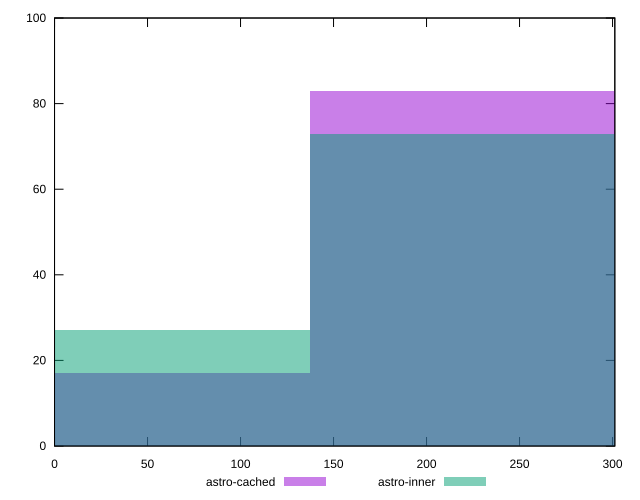

gnuplot code for this plot:
reset

$astroCached <<EOF
274.3301180545421 83
0 17
EOF

$astroInner <<EOF
274.3301180545421 73
0 27
EOF

set key outside below
set boxwidth 274.3301180545421
set xrange [0:301.222]
set yrange [0:100]
set trange [0:100]
set style fill transparent solid 0.5 noborder
set terminal svg size 640, 500 enhanced background rgb 'white'
set output "reports/report_00033_2021-03-01T14-23-16.841Z/uses-rel-preconnect/comparison/histogram/1_vs_2.svg"

plot $astroCached title "astro-cached" with boxes, \
     $astroInner title "astro-inner" with boxes

reset
